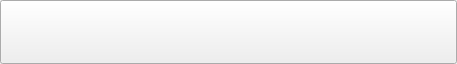
<?xml version="1.0" encoding="UTF-8"?>
<ui version="4.0">
 <class>PLSAddSourceItem</class>
 <widget class="QPushButton" name="PLSAddSourceItem">
  <property name="geometry">
   <rect>
    <x>0</x>
    <y>0</y>
    <width>457</width>
    <height>64</height>
   </rect>
  </property>
  <property name="sizePolicy">
   <sizepolicy hsizetype="Minimum" vsizetype="Preferred">
    <horstretch>0</horstretch>
    <verstretch>0</verstretch>
   </sizepolicy>
  </property>
  <property name="windowTitle">
   <string>Frame</string>
  </property>
  <property name="checkable">
   <bool>true</bool>
  </property>
  <property name="autoExclusive">
   <bool>true</bool>
  </property>
  <layout class="QHBoxLayout" name="horizontalLayout" stretch="0,1">
   <property name="spacing">
    <number>0</number>
   </property>
   <property name="leftMargin">
    <number>8</number>
   </property>
   <property name="topMargin">
    <number>0</number>
   </property>
   <property name="rightMargin">
    <number>0</number>
   </property>
   <property name="bottomMargin">
    <number>0</number>
   </property>
   <item alignment="Qt::AlignHCenter|Qt::AlignVCenter">
    <widget class="QLabel" name="label_icon">
     <property name="text">
      <string/>
     </property>
     <property name="scaledContents">
      <bool>true</bool>
     </property>
    </widget>
   </item>
   <item>
    <layout class="QHBoxLayout" name="horizontalLayout_2" stretch="0">
     <property name="spacing">
      <number>0</number>
     </property>
     <property name="sizeConstraint">
      <enum>QLayout::SetNoConstraint</enum>
     </property>
     <property name="rightMargin">
      <number>0</number>
     </property>
     <item>
      <widget class="QLabel" name="label_text">
       <property name="sizePolicy">
        <sizepolicy hsizetype="Preferred" vsizetype="Preferred">
         <horstretch>0</horstretch>
         <verstretch>0</verstretch>
        </sizepolicy>
       </property>
       <property name="minimumSize">
        <size>
         <width>0</width>
         <height>0</height>
        </size>
       </property>
       <property name="text">
        <string/>
       </property>
       <property name="wordWrap">
        <bool>true</bool>
       </property>
      </widget>
     </item>
    </layout>
   </item>
  </layout>
 </widget>
 <resources/>
 <connections/>
</ui>
